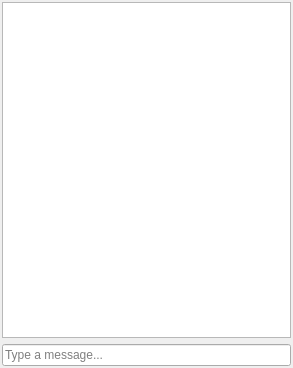
<?xml version="1.0" encoding="UTF-8"?>
<ui version="4.0">
 <class>MessageDialog</class>
 <widget class="QDialog" name="MessageDialog">
  <property name="geometry">
   <rect>
    <x>0</x>
    <y>0</y>
    <width>293</width>
    <height>368</height>
   </rect>
  </property>
  <property name="windowTitle">
   <string>Dialog</string>
  </property>
  <layout class="QVBoxLayout" name="verticalLayout">
   <property name="leftMargin">
    <number>2</number>
   </property>
   <property name="topMargin">
    <number>2</number>
   </property>
   <property name="rightMargin">
    <number>2</number>
   </property>
   <property name="bottomMargin">
    <number>2</number>
   </property>
   <item>
    <widget class="QListView" name="messageList"/>
   </item>
   <item>
    <widget class="QLineEdit" name="composeTextBox">
     <property name="placeholderText">
      <string>Type a message...</string>
     </property>
    </widget>
   </item>
  </layout>
 </widget>
 <resources/>
 <connections/>
</ui>
